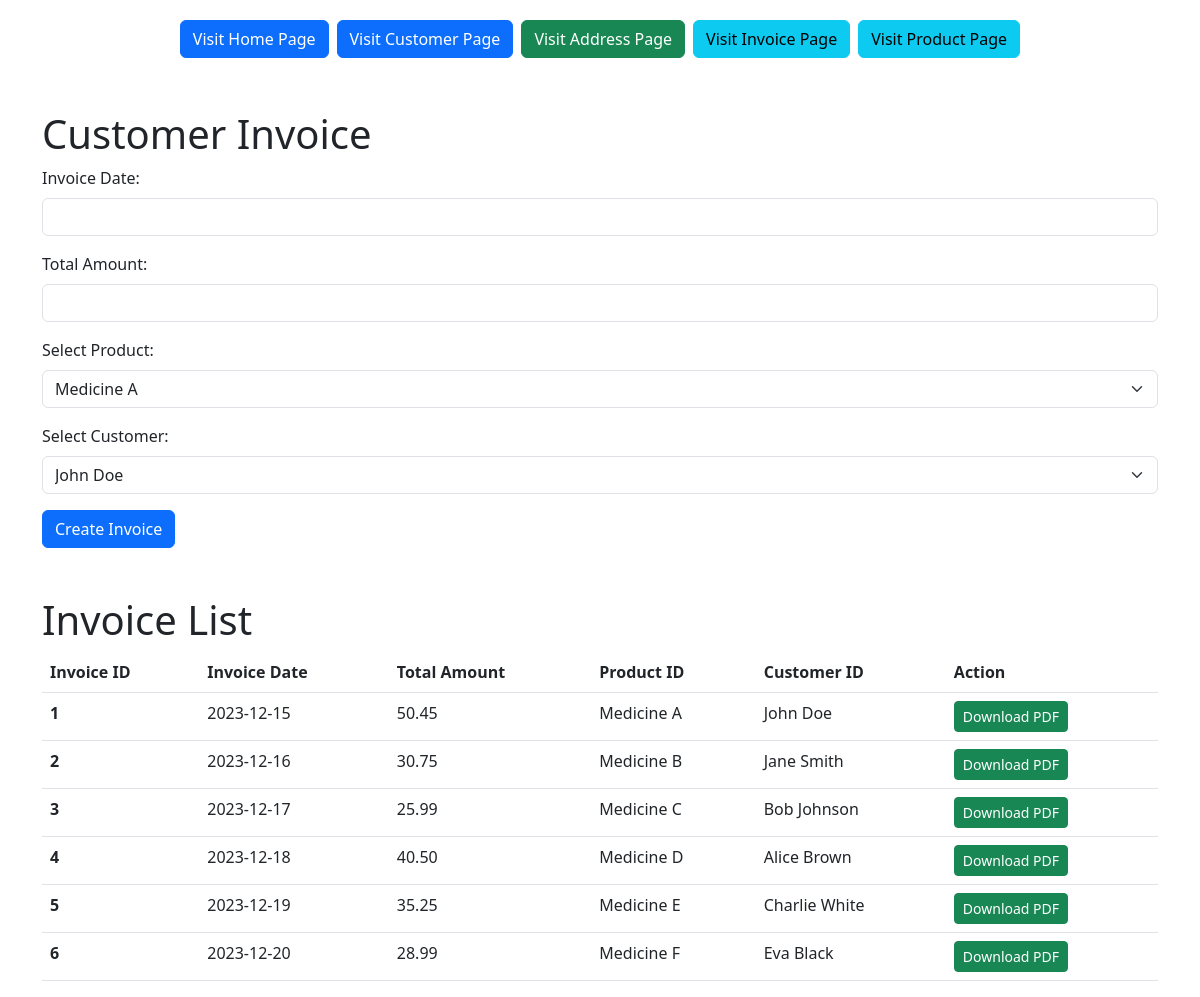
The app's page /invoice.php with its own data.
### tables this page shows
CREATE TABLE IF NOT EXISTS `Invoices` (
  `invoice_id` INT NOT NULL AUTO_INCREMENT,
  `invoice_date` VARCHAR(45) NULL,
  `total_amount` VARCHAR(45) NULL,
  `Products_product_id` INT NOT NULL,
  `Customers_customer_id` INT NOT NULL,
  PRIMARY KEY (`invoice_id`),
  INDEX `fk_Invoices_Products_idx` (`Products_product_id` ASC) ,
  INDEX `fk_Invoices_Customers1_idx` (`Customers_customer_id` ASC) ,
  CONSTRAINT `fk_Invoices_Products`
    FOREIGN KEY (`Products_product_id`)
    REFERENCES `Products` (`product_id`)
    ON DELETE NO ACTION
    ON UPDATE NO ACTION,
  CONSTRAINT `fk_Invoices_Customers1`
    FOREIGN KEY (`Customers_customer_id`)
    REFERENCES `Customers` (`customer_id`)
    ON DELETE NO ACTION
    ON UPDATE NO ACTION);

CREATE TABLE IF NOT EXISTS `Products` (
  `product_id` INT NOT NULL AUTO_INCREMENT,
  `name` VARCHAR(45) NULL,
  `manufacturer` VARCHAR(45) NULL,
  `dosage_form` VARCHAR(45) NULL,
  `unit_price` VARCHAR(45) NULL,
  `stock_quantity` VARCHAR(45) NULL,
  PRIMARY KEY (`product_id`));

CREATE TABLE IF NOT EXISTS `Customers` (
  `customer_id` INT NOT NULL AUTO_INCREMENT,
  `name` VARCHAR(45) NULL,
  `phone_number` VARCHAR(45) NULL,
  `email` VARCHAR(45) NULL,
  PRIMARY KEY (`customer_id`));

### invoice.php (the view, shortened to what this page needs)
<?php
include "db.php";
$sqlProducts = "SELECT product_id, name FROM Products";
$resultProducts = $conn->query($sqlProducts);
$sqlCustomers = "SELECT customer_id, name FROM Customers";
$resultCustomers = $conn->query($sqlCustomers);
$sqlInvoices = "SELECT * FROM Invoices";
$resultInvoices = $conn->query($sqlInvoices);
function getProductName($productId, $conn)
{
    $sql = "SELECT name FROM Products WHERE product_id = $productId";
    $result = $conn->query($sql);
    if ($result->num_rows > 0) {
        $row = $result->fetch_assoc();
        return $row['name'];
    } else {
        return 'Product Not Found';
    }
}
function getCustomerName($customerId, $conn)
{
    $sql = "SELECT name FROM Customers WHERE customer_id = $customerId";
    $result = $conn->query($sql);
    if ($result->num_rows > 0) {
        $row = $result->fetch_assoc();
        return $row['name'];
    } else {
        return 'Customer Not Found';
    }
}
?>
<!DOCTYPE html>
<html lang="en">
<head>
    <link href="https://cdn.jsdelivr.net/npm/bootstrap@5.3.0/dist/css/bootstrap.min.css" rel="stylesheet">
</head>
<body>
<div class="mt-3  d-flex justify-content-center">
<a href="index.php" class="btn btn-primary m-1">Visit Home Page</a>
        <a href="customer.php" class="btn btn-primary m-1">Visit Customer Page</a>
        <a href="address.php" class="btn btn-success m-1">Visit Address Page</a>
        <a href="invoice.php" class="btn btn-info m-1">Visit Invoice Page</a>
        <a href="products.php" class="btn btn-info m-1">Visit Product Page</a>
    </div>
    <div class="container mt-5">
        <h1>Customer Invoice </h1>
        <form method="post">
            <div class="mb-3">
                <label for="invoice_date" class="form-label">Invoice Date:</label>
                <input type="text" class="form-control" name="invoice_date" required>
            </div>
            <div class="mb-3">
                <label for="total_amount" class="form-label">Total Amount:</label>
                <input type="text" class="form-control" name="total_amount" required>
            </div>
            <div class="mb-3">
                <label for="product_id" class="form-label">Select Product:</label>
                <select class="form-select" name="product_id" required>
                    <?php
                    while ($row = $resultProducts->fetch_assoc()) {
                        echo "<option value='" . $row['product_id'] . "'>" . $row['name'] . "</option>";
                    }
                    ?>
                </select>
            </div>
            <div class="mb-3">
                <label for="customer_id" class="form-label">Select Customer:</label>
                <select class="form-select" name="customer_id" required>
                    <?php
                    while ($row = $resultCustomers->fetch_assoc()) {
                        echo "<option value='" . $row['customer_id'] . "'>" . $row['name'] . "</option>";
                    }
                    ?>
                </select>
            </div>
            <button type="submit" class="btn btn-primary" name="create_invoice">Create Invoice</button>
        </form>
    </div>
    <div class="container mt-5">
        <h1>Invoice List</h1>
        <table class="table">
            <thead>
                <tr>
                    <th scope="col">Invoice ID</th>
                    <th scope="col">Invoice Date</th>
                    <th scope="col">Total Amount</th>
                    <th scope="col">Product ID</th>
                    <th scope="col">Customer ID</th>
                    <th scope="col">Action</th>
                </tr>
            </thead>
            <tbody>
                <?php
                if ($resultInvoices->num_rows > 0) {
                    while ($row = $resultInvoices->fetch_assoc()) {
                        echo "<tr>";
                        echo "<th scope='row'>" . $row["invoice_id"] . "</th>";
                        echo "<td>" . $row["invoice_date"] . "</td>";
                        echo "<td>" . $row["total_amount"] . "</td>";
                        echo "<td>" . getProductName($row["Products_product_id"], $conn) . "</td>";
                        echo "<td>" . getCustomerName($row["Customers_customer_id"], $conn) . "</td>";
                        echo "<td>
                        <a href='invoice_pdfg.php?invoice_id={$row['invoice_id']}' class='btn btn-success btn-sm'>Download PDF</a>
                        </td>";
                        echo "</tr>";
                    }
                } else {
                    echo "<tr><td colspan='5'>No invoices found</td></tr>";
                }
                ?>
            </tbody>
        </table>
    </div>
</body>
</html>

### records on screen
invoices: invoice_id "1", invoice_date "2023-12-15", total_amount "50.45", Products_product.name "Medicine A", Customers_customer.name "John Doe"
invoices: invoice_id "2", invoice_date "2023-12-16", total_amount "30.75", Products_product.name "Medicine B", Customers_customer.name "Jane Smith"
invoices: invoice_id "3", invoice_date "2023-12-17", total_amount "25.99", Products_product.name "Medicine C", Customers_customer.name "Bob Johnson"
invoices: invoice_id "4", invoice_date "2023-12-18", total_amount "40.50", Products_product.name "Medicine D", Customers_customer.name "Alice Brown"
invoices: invoice_id "5", invoice_date "2023-12-19", total_amount "35.25", Products_product.name "Medicine E", Customers_customer.name "Charlie White"
invoices: invoice_id "6", invoice_date "2023-12-20", total_amount "28.99", Products_product.name "Medicine F", Customers_customer.name "Eva Black"

### other values on screen
form field product_id "Medicine A"
form field customer_id "John Doe"
